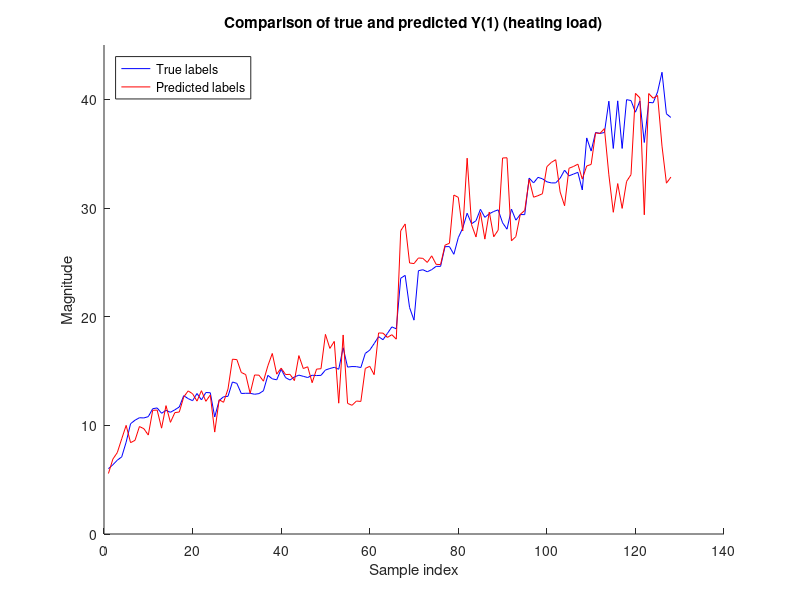
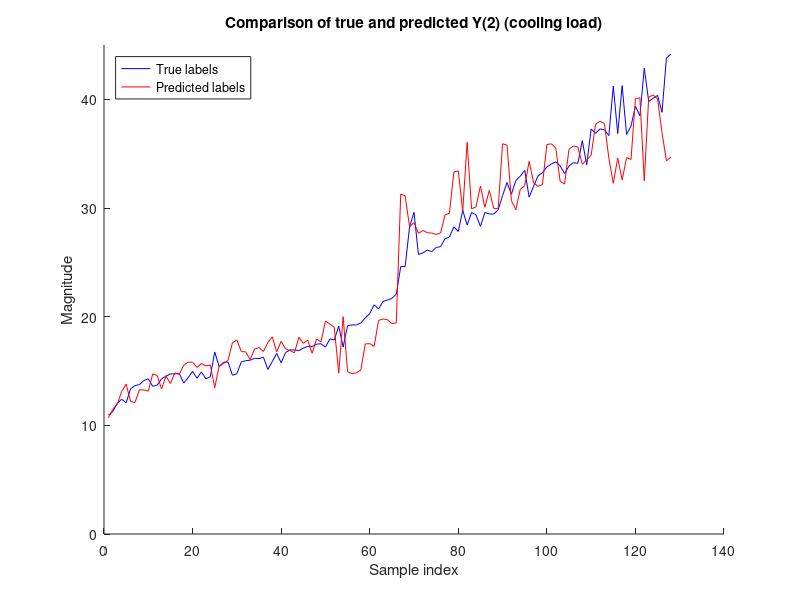

These figures' MATLAB source, in order:

% ECE 403 Lab 3
% Author: Noah Rondeau

load D_build_tr.mat
load D_build_te.mat

% ======================================================================= %
% TRAINING
% ======================================================================= %

% format training data
Xtr = D_build_tr(1:8,:);
Ytr = D_build_tr(9:10,:);

X_hat = [Xtr' ones(640, 1)];
Y_hat = Ytr';

W_hat = pinv(X_hat)*Y_hat;
W = W_hat(1:8, :);
b = W_hat(9, :)';

% ======================================================================= %
% TESTING
% ======================================================================= %

% format testing data
Xte = D_build_te(1:8,:);
Yte = D_build_te(9:10,:);

% predict values
Yp = W' * Xte + b;

% calculate overal relative error
ep = norm(Yte - Yp, 'fro') / norm(Yte, 'fro');

fprintf('============= RESULTS ==============\n');
fprintf('Overall relative error = %f percent \n', 100*ep);

figure(1);
hold on;
axis([0 140 0 45]);
plot(1:128, Yte(1,:), 'b');
plot(1:128, Yp(1,:), 'r');
title('Comparison of true and predicted Y(1) (heating load)');
legend('True labels', 'Predicted labels', 'Location', 'northwest');
xlabel('Sample index');
ylabel('Magnitude');
hold off;

figure(2);
hold on;
axis([0 140 0 45]);
plot(1:128, Yte(2,:), 'b');
plot(1:128, Yp(2,:), 'r');
title('Comparison of true and predicted Y(2) (cooling load)');
legend('True labels', 'Predicted labels', 'Location', 'northwest');
xlabel('Sample index');
ylabel('Magnitude');
hold off;

fprintf('\n\n');



